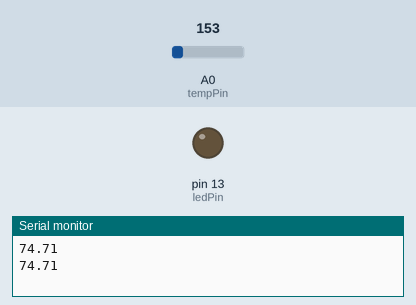
A sketch run on a simulated Arduino Uno, built with avr-gcc and run on an emulated ATmega328P. On the bench: output pins drawn as LEDs (lit = HIGH), the last lines printed to the serial monitor. Inputs (shaded band) come from the test bench; at power-on: A0 (tempPin) = 153.

Above: at 1.8 s.
1.9 s: A0 (tempPin) set to 168
At 4.2 s:
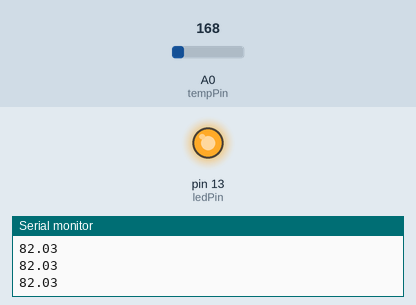
4.5 s: A0 (tempPin) set to 133
At 6.6 s:
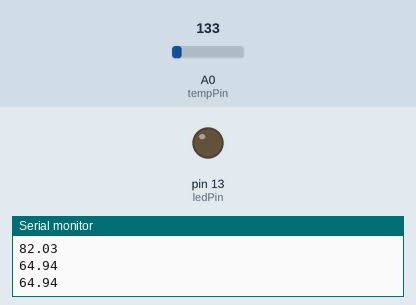
7.5 s: A0 (tempPin) set to 165
At 10.1 s:
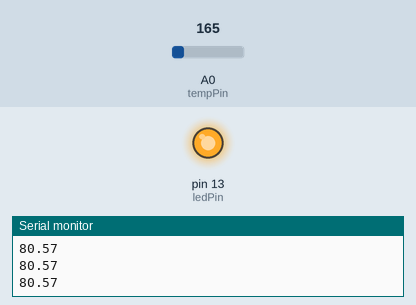
Timing chart, 0 to 11.6 s (numbered marks = the images above; inputs shaded):
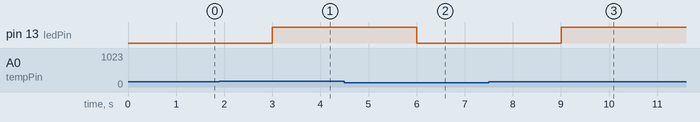

Measured:
- the behaviour switches between 155 and 156 on A0 (tempPin) (found by bisection; images 0 and 1)
- after the input at 1.9 s, pin 13 (ledPin): LOW → HIGH after 1.1 s
- after the input at 4.5 s, pin 13 (ledPin): HIGH → LOW after 1.5 s
- after the input at 7.5 s, pin 13 (ledPin): LOW → HIGH after 1.5 s

The sketch:

ArduinoOutputTemp.ino
```cpp
/*  Temperature Sensor Project for  TMP36
 *  This original sketch was written for Arduino Step by Step course by Peter Dalmaris.
 *  Modified by Rich Park as an Arduino analog temperature sensor for streaming
 *   information to the Tech Explorations Raspberry Pi FS Raspbian environment
 *
 *     Lesson: Wiring the TMP36 and a demonstration sketch
 *
 *  This sketch reads the the voltage of the TMP36 sensor output pin.
 *  It then does a calculation to convert this raw reading into a temperature (fahrenheit.)
 *
 *
 * Components
 * ----------
 *  - Arduino Uno
 *  - TMP36 temperature sensor
 *
 *  Libraries
 *  ---------
 *  NONE
 *
 * Connections
 * -----------
 *
 * As you look at the sensor with the label facing you, the left most pin is #1
 *
 *  Break out    |    Arduino Uno
 *  -----------------------------
 *      1        |         5V   (Red wire)
 *      2        |         A0   (Yellow wire)
 *      3        |         GND  (Black wire)
 *
 *
 * Other information
 * -----------------
 *
 * Datasheet: http://www.analog.com/media/en/technical-documentation/data-sheets/TMP35_36_37.pdf
 *
 *  Original creation on October 8 2016 by Peter Dalmaris
 *  Adapted by Rich Park 2019-05-11
 *
 */


float temp;

 // Ambient temp triggers LED when exceeded by temp
float ambientTemp = 76;

int tempPin = A0; // The reading is obtained from analog pin 0 (A0)
int ledPin = 13; // Used as output to show temperature exceeding a threshold

void setup()
{
  pinMode(ledPin, OUTPUT); // Assign LED pin as an output
  Serial.begin(9600);  // Start the serial connection with the computer
                       // to view the result open the serial monitor
}

void loop()
{
temp = analogRead(tempPin);

// Adjust TMP36 output for fahrenheit
temp = temp * 0.48828125;

// Output only the temp value
Serial.println(temp);
delay(1000);

  // If temp exceeds the ambientTemp setting then
  //  trigger the LED when the TMP36 is pinched to raise
  //   temperature.
  if (temp >= ambientTemp){
  digitalWrite(ledPin, HIGH);
  }

  if (temp < ambientTemp) {
  digitalWrite(ledPin, LOW);
  }
}
```
